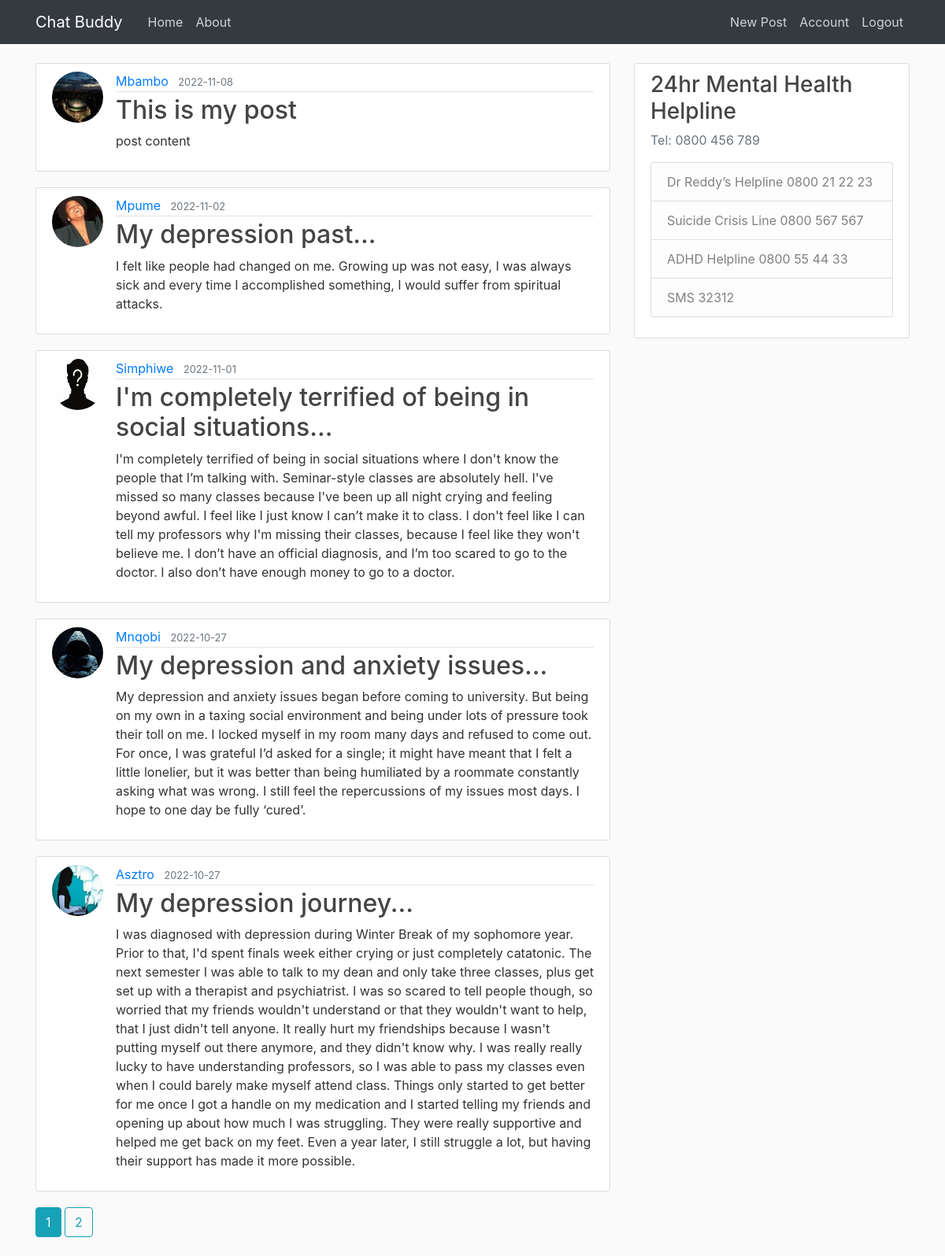
Page /home (signed in) on the committed database.
### chatbuddy/models.py (models this page shows, shortened)
class Post(db.Model):
    id = db.Column(db.Integer, primary_key=True)
    title = db.Column(db.String(100), nullable=False)
    date_posted = db.Column(db.DateTime, nullable=False, default=datetime.utcnow)
    content = db.Column(db.Text, nullable=False)
    user_id = db.Column(db.Integer, db.ForeignKey('user.id', ondelete="CASCADE"), nullable=False)
    comments = db.relationship('Comment', backref='post', passive_deletes=True)

class User(db.Model, UserMixin):
    id = db.Column(db.Integer, primary_key=True)
    username = db.Column(db.String(20), unique=True, nullable=False)
    email = db.Column(db.String(120), unique=True, nullable=False)
    image_file = db.Column(db.String(20), nullable=False, default='default.jpg')
    password = db.Column(db.String(60), nullable=False)
    posts = db.relationship('Post', backref='author', passive_deletes=True)
    comments = db.relationship('Comment', backref='author', passive_deletes=True)

### chatbuddy/main/routes.py (the view)
@main.route("/")
@main.route("/home")
def home():
    page = request.args.get('page', 1, type=int)
    posts = Post.query.order_by(Post.date_posted.desc()).paginate(page=page, per_page=5)
    return render_template('home.html', posts=posts)

### chatbuddy/models.py (called while the page is built)
@login_manager.user_loader
def load_user(user_id):
    return User.query.get(int(user_id))

### chatbuddy/templates/home.html
{% extends "layout.html" %}
{% block content %}
    {% for post in posts.items %}
        <article class="media content-section">
          <img class="rounded-circle article-img" src="{{ url_for('static', filename='profile_pics/' + post.author.image_file) }}">
          <div class="media-body">
            <div class="article-metadata">
              <a class="mr-2" href="{{ url_for('users.user_posts', username=post.author.username) }}">{{ post.author.username }}</a>
              <small class="text-muted">{{ post.date_posted.strftime('%Y-%m-%d') }}</small>
            </div>
            <h2><a class="article-title" href="{{ url_for('posts.post', post_id=post.id) }}">{{ post.title }}</a></h2>
            <p class="article-content">{{ post.content }}</p>
          </div>
        </article>
    {% endfor %}
    {% for page_num in posts.iter_pages(left_edge=1, right_edge=1, left_current=1, right_current=2) %}
      {% if page_num %}
        {% if posts.page == page_num %}
          <a class="btn btn-info mb-4" href="{{ url_for('main.home', page=page_num) }}">{{ page_num }}</a>
        {% else %}
          <a class="btn btn-outline-info mb-4" href="{{ url_for('main.home', page=page_num) }}">{{ page_num }}</a>
        {% endif %}
      {% else %}
        ...
      {% endif %}
    {% endfor %}
{% endblock content %}

### chatbuddy/static/main.css (style rules this page uses)
body { background: #fafafa; color: #333333; margin-top: 5rem; }
h1, h2, h3, h4, h5, h6 { color: #444444; }
.content-section { background: #ffffff; padding: 10px 20px; border: 1px solid #dddddd; border-radius: 3px; margin-bottom: 20px; }
.article-title { color: #444444; }
.article-content { white-space: pre-line; }
.article-img { height: 65px; width: 65px; margin-right: 16px; }
.article-metadata { padding-bottom: 1px; margin-bottom: 4px; border-bottom: 1px solid #e3e3e3 }

### rows in the picture
Post: image_file (picture), author.username "Mbambo", date_posted "2022-11-08", title "This is my post", content "post content"
Post: image_file (picture), author.username "Mpume", date_posted "2022-11-02", title "My depression past...", content "I felt like people had changed on me. Growing up was not easy, I was always sick and every time I accomplished something, I would suffer from spiritual attacks."
Post: image_file (picture), author.username "Simphiwe", date_posted "2022-11-01", title "I'm completely terrified of being in social situations...", content "I'm completely terrified of being in social situations where I don't know the people that I’m talking with. Seminar-style classes are absolutely hell. I've missed so many classes because I've been up all night crying and feeling beyond awful. I feel like I just know I can’t make it to class. I don't feel like I can tell my professors why I'm missing their classes, because I feel like they won't believe me. I don’t have an official diagnosis, and I’m too scared to go to the doctor. I also don’t have enough money to go to a doctor."
Post: image_file (picture), author.username "Mnqobi", date_posted "2022-10-27", title "My depression and anxiety issues...", content "My depression and anxiety issues began before coming to university. But being on my own in a taxing social environment and being under lots of pressure took their toll on me. I locked myself in my room many days and refused to come out. For once, I was grateful I’d asked for a single; it might have meant that I felt a little lonelier, but it was better than being humiliated by a roommate constantly asking what was wrong. I still feel the repercussions of my issues most days. I hope to one day be fully ‘cured’."
Post: image_file (picture), author.username "Asztro", date_posted "2022-10-27", title "My depression journey...", content "I was diagnosed with depression during Winter Break of my sophomore year. Prior to that, I'd spent finals week either crying or just completely catatonic. The next semester I was able to talk to my dean and only take three classes, plus get set up with a therapist and psychiatrist. I was so scared to tell people though, so worried that my friends wouldn't understand or that they wouldn't want to help, that I just didn't tell anyone. It really hurt my friendships because I wasn't putting myself out there anymore, and they didn't know why. I was really really lucky to have understanding professors, so I was able to pass my classes even when I could barely make myself attend class. Things only…"

### other values in the picture
{{ page_num }} "1"
{{ page_num }} "2"
